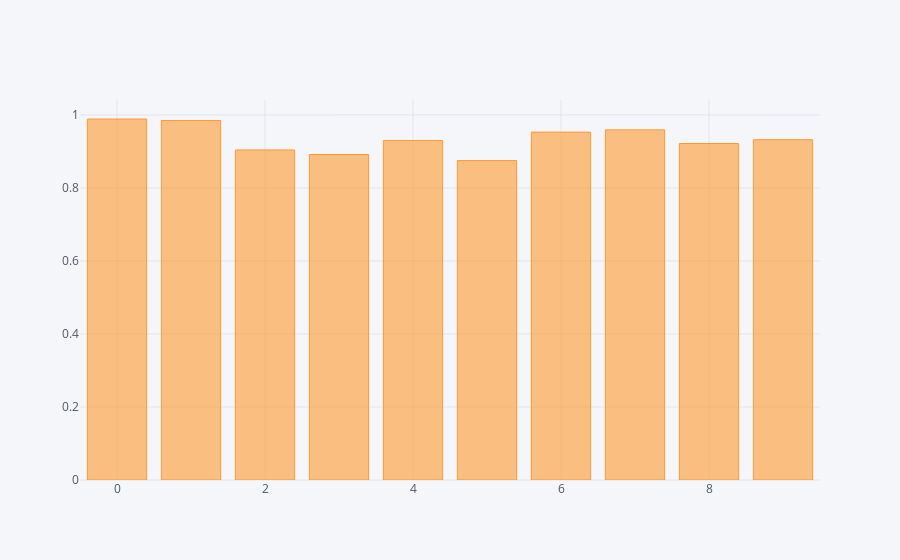

Notebook source saved alongside this figure:
### Code cell
# Create barplot of accuracy data
AccuracyDataFrame = pd.DataFrame(Accuracy)
AccuracyDataFrame.iplot(kind='bar')

### Figure 1 — Plotly figure (JSON) as saved in the notebook; plotly's stock layout.template omitted (floating-point values rounded to 4 significant figures)
{"data": [{"marker": {"color": "rgba(255, 153, 51, 0.6)", "line": {"color": "rgba(255, 153, 51, 1.0)", "width": 1}}, "name": "0", "orientation": "v", "text": "", "type": "bar", "uid": "1d551ad5-8030-4c87-8bf5-e2d40426f4fa", "x": [0, 1, 2, 3, 4, 5, 6, 7, 8, 9], "y": [0.9889, 0.9848, 0.904, 0.8916, 0.93, 0.875, 0.9529, 0.9592, 0.9217, 0.9322]}], "layout": {"legend": {"bgcolor": "#F5F6F9", "font": {"color": "#4D5663"}}, "paper_bgcolor": "#F5F6F9", "plot_bgcolor": "#F5F6F9", "title": {"font": {"color": "#4D5663"}}, "xaxis": {"gridcolor": "#E1E5ED", "showgrid": true, "tickfont": {"color": "#4D5663"}, "title": {"font": {"color": "#4D5663"}, "text": ""}, "zerolinecolor": "#E1E5ED"}, "yaxis": {"gridcolor": "#E1E5ED", "showgrid": true, "tickfont": {"color": "#4D5663"}, "title": {"font": {"color": "#4D5663"}, "text": ""}, "zerolinecolor": "#E1E5ED"}}}
